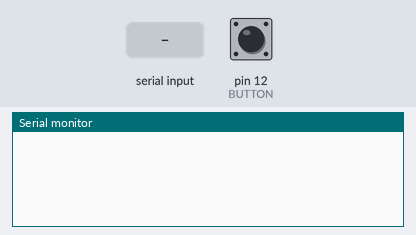
Recording of a sketch running on a simulated Arduino Uno, built with avr-gcc and run on an emulated ATmega328P. Parts: the last lines printed to the serial monitor. The test bench sets the inputs (shaded band); at power-on: pin 12 (BUTTON) HIGH.

Above: at 1.2 s.
1.3 s: pin 12 (BUTTON) pulled LOW for 0.15 s
At 2.4 s:
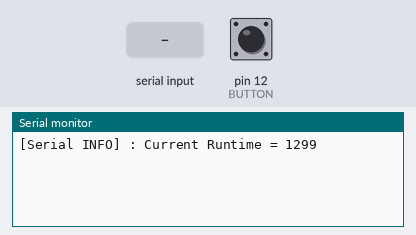
2.9 s: "1\n" received over Serial
At 3.7 s:
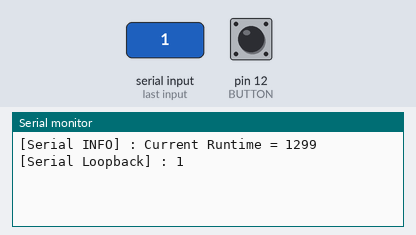
4.4 s: "0\n" received over the second serial link
At 4.7 s:
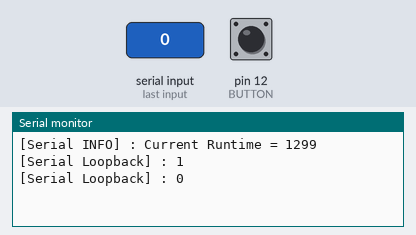
5.9 s: pin 12 (BUTTON) pulled LOW for 1 s
At 7.1 s:
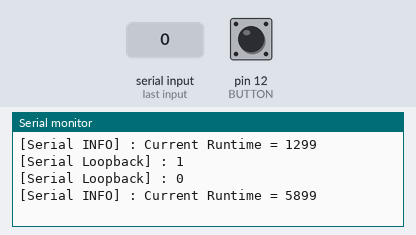
8.4 s: "2\n" received over Serial
At 9.0 s:
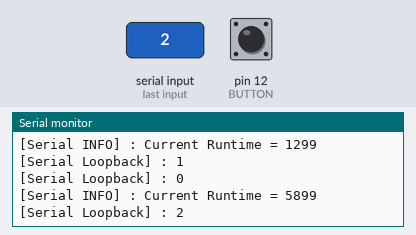

The sketch:

BluetoothLoopbackTest.ino
```cpp
#include<SoftwareSerial.h>

#define BUTTON 12

unsigned long lastButtonTime;
unsigned long currentTime;
bool canPress;
bool currentButtonState;

SoftwareSerial BT(2,3); // Setup the BT module as a serial device
                        // Pin 2 = RX, Pin 3 = TX

void setup() {
  Serial.begin(9600);
  Serial.setTimeout(5000); // Sets the "readStringUntil" timeout to 5 seconds

  BT.begin(9600);
  BT.setTimeout(5000); // also set it for the Bluetooth
  BT.println("[BT INFO] : BT Connected");

  pinMode(BUTTON, INPUT_PULLUP);
}

void loop() {
  String readText; // Used to store text coming from the ports

  // Check to see if text came from either BT or Serial
  // BT has priority over Serial coms
  if( BT.available() ) {
    readText = BT.readStringUntil('\n'); // If there is text in the buffer it will read until the newline
  } else if ( Serial.available() ) {
    readText = Serial.readStringUntil('\n'); // Same ^^
  }

  // If we recieved something from one of the ports, send out on both
  if( readText.length() ) {
    Serial.print(F("[Serial Loopback] : "));
    Serial.println(readText);
    BT.print(F("[BT Loopback] : "));
    BT.println(readText);
  }

  // Timing for button debounce
  currentTime = millis();
  currentButtonState = digitalRead(BUTTON);

  // If the button was pressed
  if(!currentButtonState && canPress) {
    Serial.print(F("[Serial INFO] : Current Runtime = "));
    Serial.println(currentTime, DEC);
    BT.print(F("[BT INFO] : Current Runtime = "));
    BT.println(currentTime, DEC);
    lastButtonTime = currentTime;
    canPress = false;
  }

  // Do button debouncing
  if(currentButtonState && currentTime > lastButtonTime + 100) {
    canPress = true;
  }
}
```

Measured:
- after the input at 1.3 s, the serial monitor: prints a new line at once (image 1)
- after the input at 2.9 s, the serial monitor: prints a new line at once (image 2)
- after the input at 4.4 s, the serial monitor: prints a new line at once (image 3)
- after the input at 5.9 s, the serial monitor: prints a new line at once (image 4)
- after the input at 8.4 s, the serial monitor: prints a new line at once (image 5)
